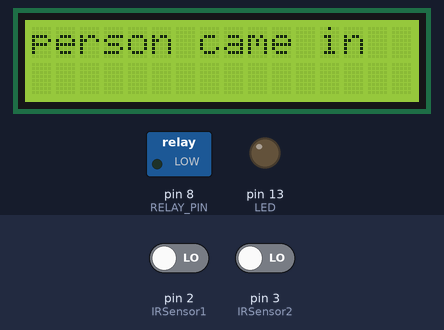
A sketch run on a simulated Arduino Uno, built with avr-gcc and run on an emulated ATmega328P. Shown: 16×2 character LCD, switched loads named in the sketch (green lamp = pin HIGH), output pins drawn as LEDs (lit = HIGH). The test bench sets the inputs (shaded band); at power-on: pin 2 (IRSensor1) LOW, pin 3 (IRSensor2) LOW.

Above: at 11.2 s.
11.3 s: pin 2 (IRSensor1) driven HIGH
At 12.2 s:
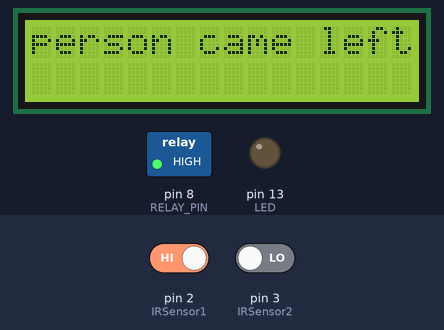
14.3 s: pin 2 (IRSensor1) driven LOW
At 15.3 s:
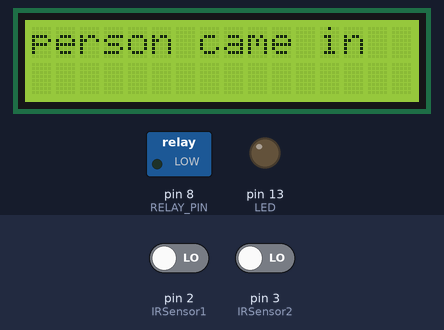
20.3 s: pin 2 (IRSensor1) driven HIGH
At 20.8 s:
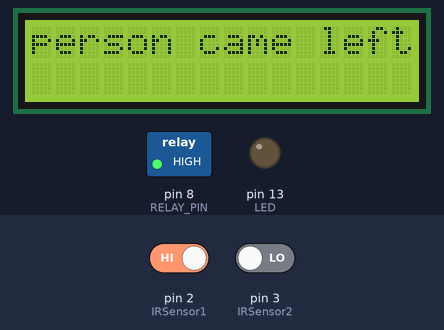
23.3 s: pin 2 (IRSensor1) driven LOW
At 23.9 s:
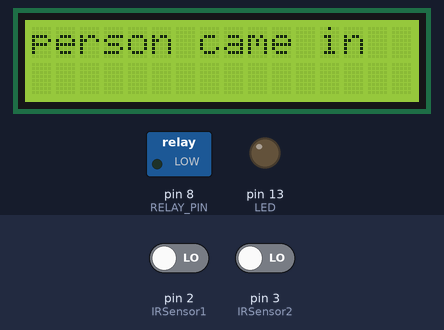
Timing chart, 0 to 26.3 s (numbered marks = the images above; inputs shaded):
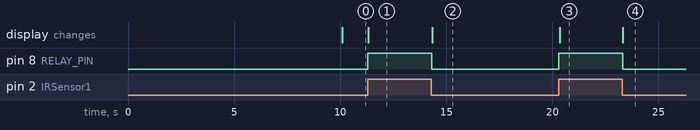

Measured:
- after the input at 11.3 s, pin 8 (RELAY_PIN): LOW → HIGH at once; the display: changes at once (image 1)
- after the input at 14.3 s, pin 8 (RELAY_PIN): HIGH → LOW at once; the display: changes after 0.05 s (image 2)
- after the input at 20.3 s, pin 8 (RELAY_PIN): LOW → HIGH at once; the display: changes at once (image 3)
- after the input at 23.3 s, pin 8 (RELAY_PIN): HIGH → LOW at once; the display: changes at once (image 4)

The sketch:

code.ino
```cpp
#include <Wire.h>
#include <LiquidCrystal_I2C.h>

LiquidCrystal_I2C lcd(0x27,16,2);

int IRSensor1 = 2;
int IRSensor2 = 3; // connect ir sensor to arduino pin 2
int LED = 13; // conect Led to arduino pin 13
int RELAY_PIN=8;
int statusSensor2;
int statusSensor1;


void setup()
{

      lcd.init();                      // initialize the lcd
    lcd.backlight();
      lcd.clear();
      lcd.print("Hello Welcome");
      delay(10000);

 pinMode(RELAY_PIN, OUTPUT);
  pinMode (IRSensor1, INPUT); // sensor pin INPUT
  pinMode (LED, OUTPUT); // Led pin OUTPUT
  pinMode (IRSensor2, INPUT); // sensor pin INPUT
}

void loop()
{
  statusSensor1 = digitalRead (IRSensor1);

  if (statusSensor1 == 1)
  {
    digitalWrite(LED, LOW); // LED LOW
    digitalWrite(RELAY_PIN, HIGH);
    lcd.clear();
      lcd.print("person came left");
  }


  else
  {
   {
   statusSensor2 = digitalRead (IRSensor2);
     if (statusSensor2 == 1)
    digitalWrite(LED, LOW); // LED LOW
    digitalWrite(RELAY_PIN, LOW);
    lcd.clear();
        lcd.print("person came in");}
    
  }
  }
```
